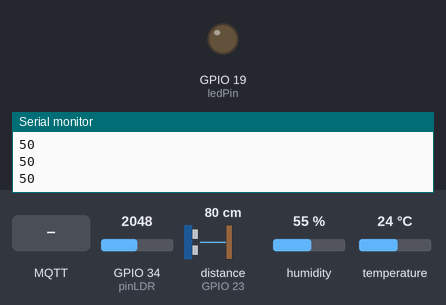
Simulated run of this sketch. Board: ESP32. On the bench: output pins drawn as LEDs (lit = HIGH), the last lines printed to the serial monitor. Wiring (inferred from the names in the program): ultrasonic range finder: trigger GPIO 22; echo GPIO 23. The test bench sets the inputs (shaded band); at power-on: GPIO 34 (pinLDR) = 2048, distance to the obstacle (sensor on GPIO 23) 80 cm, humidity 55 %, temperature 24 °C. The echo pulse lasts 58.3 µs per cm; WiFi joins after 1.5 s; servers stay silent unless stated; random numbers use the default seed unless the sketch sets one; no MQTT or app messages arrive unless stated; not simulated (calls return 0 or success): env.h; names the files do not define were given values by the test bench: BROKER_PORT = 1883; pins used as bus, display or sensor lines are not drawn.

Above: at 2.8 s.
2.9 s: MQTT message "Escuro" arrives on the first subscribed topic
At 4.2 s:
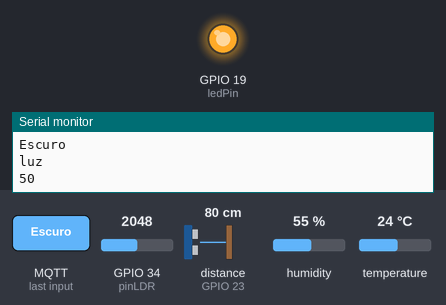
4.7 s: MQTT message "Claro" arrives on the first subscribed topic
At 5.8 s:
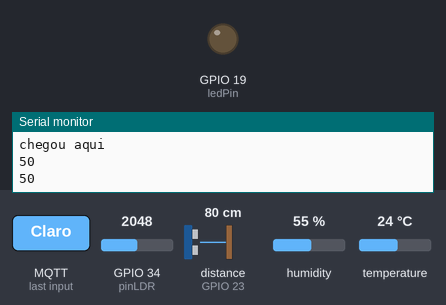
Timing chart, 0 to 7.7 s (numbered marks = the images above; inputs shaded):
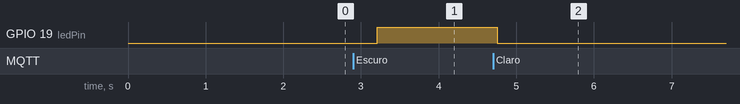

Measured:
- after the input at 2.9 s, GPIO 19 (ledPin): LOW → HIGH after 0.31 s
- after the input at 4.7 s, GPIO 19 (ledPin): HIGH → LOW after 0.05 s

The sketch:

S1.ino
```cpp
#include <WiFi.h> //biblioteca para gerenciar a conexão Wi-Fi do ESP32
#include <PubSubClient.h> //biblioteca para o protocolo MQTT (envio das mensagens e os tópicos)
#include <WiFiClientSecure.h> //cliente Wi-Fi seguro, essencial para MQTT sobre SSL/TLS
#include "env.h" //o arquivo local dos tópicos que a placa envia e se inscreve
#include <DHT.h> //biblioteca para o sensor de temperatura e umidade

/*

Roteirinho:

- Função da placa no sistema?
R: A placa S1 tem como objetivo o monitoramento do ambiente que o sistema se encontra, monitorando temperatura, umidade, presença e iluminação.

- O que exatamente a placa faz?
R: Ela recolhe dados dos sensores e envia eles via wifi pro broker

- Como ela contribui para o funcionamento geral do projeto?
R: Ela monitora o ambiente garantindo que é possível o pleno funcionamento da ferrovia e do sistema em si dentro dela.

- Quais tópicos a placa publica ou assina?
R: Ela publica os tópicos de presença, umidade, temperatura e luminosidade, e está inscrita no de luminosidade também, controlando um led com os dados recolhidos pelo sensor.

- Que tipo de informação é enviada/recebida em cada tópico?
R: A presença verifica a distância, e em uma certa distância específica em centímetros (10) ele retorna se o trem está presente ou ausente.
Na temperatura, o sensor publica o valor da temperatura medido pelo sensor, com um dígito decimal de precisão (configurado)

No tópico de luminosidade, se verifica a luz do ambiente medida pelo sensor, e em uma certa luminosidade específica, ele retorna se está claro ou escuro.
Com isso, ele assina nesse mesmo tópico, e quando recebido “Escuro”, um led está programado para acender, e apagar quando recebido “Claro”.

// Mapeamento dos pinos do que serão usados do ESP32 para os sensores e atuadores
4       / DHT
23     / Ultra_echo
22     / Ultra_trig
34     / LDR
*/

#define ledPin 19      //pino digital do led
#define pinLDR 34      //ldr
#define pinDHT 4       // pino digital do ESP32 para o DHT
#define DHTTYPE DHT11  // tipo de sensor: DHT11

#define TRIGGER_PIN 22
#define ECHO_PIN 23

//constantes de limite (não utilizadas, mas mntidas para contexto)
const float LIMITAR_TEMPERATURA = 28.0;  // acima de 28.0°C é considerado "Quente"
const float LIMITAR_UMIDADE = 60.0;      // acima de 60.0% é considerado "Úmido"

DHT dht(pinDHT, DHTTYPE); // criação do objeto DHT, passando o pino e o tipo de sensor

WiFiClientSecure wifi_client;
PubSubClient mqtt(wifi_client);

void setup() {
  //inicializa a comunicação serial para debug e monitoramento
  Serial.begin(115200);

  wifi_client.setInsecure();

  //configuração de pinos:
  dht.begin(); //inicialização do sensor dht

  pinMode(19, OUTPUT); //led

  pinMode(TRIGGER_PIN, OUTPUT); //sensor ultrassônico
  pinMode(ECHO_PIN, INPUT);

  //conexão Wi-Fi (validação e lógica)

  // inicia a conexão Wi-Fi usando credenciais do em "env.h"
  WiFi.begin(WIFI_SSID, WIFI_PASS);
  Serial.println("Conectando no WiFi");

  // espera até a conexão ser estabelecida, imprimindo um ponto a cada 200ms
  while (WiFi.status() != WL_CONNECTED) {
    Serial.print(".");
    delay(200);
  }

  Serial.println("Conectado com sucesso!");

  mqtt.setServer(BROKER_URL, BROKER_PORT);  //isso aí cria um nome aleatório que aparece pra plaquinha, que é "S1-" + um código aleatório qualquer
  String clientID = "S1-";
  clientID += String(random(0xffff), HEX);
  Serial.println("Conectando ao broker...");
  // tenta conectar ao broker com o ID único e as credenciais do usuário/senha
  // o loop continua tentando até a conexão ser bem-sucedida
  while (mqtt.connect(clientID.c_str(), BROKER_USR_ID, BROKER_USR_PASS) == 0) {
    Serial.println(".");
    delay(200);
  }

  // se a conexão for bem-sucedida, subscreve aos tópicos que a placa precisa ouvir
  // (receber mensagens de outras placas)
  mqtt.subscribe(TOPIC_PRESENCE_1);  //conectando a inscrição no tópico com outra placa de msm tópico
  mqtt.subscribe(TOPIC_UMID_1);
  mqtt.subscribe(TOPIC_TEMP_1);
  mqtt.subscribe(TOPIC_LUMI_1);

  // define a função que será chamada sempre que uma mensagem for recebida em um tópico subscrito
  mqtt.setCallback(callback);
  mqtt.setCallback(callback);
  Serial.println("\nConectado ao broker!");
}

//função de ler distância (em cm):
long lerDistancia() {
  digitalWrite(TRIGGER_PIN, LOW);
  delayMicroseconds(2);
  digitalWrite(TRIGGER_PIN, HIGH);
  delayMicroseconds(10);
  digitalWrite(TRIGGER_PIN, LOW);

  long duracao = pulseIn(ECHO_PIN, HIGH);
  long distancia = duracao * 349.24 / 2 / 10000;

  return distancia;
}

void loop() {
  int luz = map(analogRead(pinLDR), 0, 4095, 0, 100);
  Serial.println(luz);
  if (luz > 95) {
    mqtt.publish(TOPIC_LUMI_1, "Escuro");
    // digitalWrite(19, LOW);
  } else {
    mqtt.publish(TOPIC_LUMI_1, "Claro");
    // digitalWrite(19, HIGH);
  }


  float t = dht.readTemperature(); // leitura da temperatura em celsius

  // converte o float 't' para uma String, depois para const char*
  String tempString = String(t, 1); // 1 dígito decimal de precisão
  mqtt.publish(TOPIC_TEMP_1, tempString.c_str());// valor da temperatura lida pelo sensor

  // if (t > LIMITAR_TEMPERATURA){
  // } else {
  //   mqtt.publish(TOPIC_TEMP_1,"Frio");
  // }
  //adicionar o dado com um novo tópico, para o site


  float h = dht.readHumidity(); // leitura da umidade relativa

  // Converte o float 'h' para uma String, depois para const char*
  String umidString = String(h, 1);  // 1 dígito decimal de precisão
  mqtt.publish(TOPIC_UMID_1, umidString.c_str()); // valor da umidade lida pelo sensor

  //   if (h > LIMITAR_UMIDADE){
  // } else {
  //   mqtt.publish(TOPIC_UMID_1,"Seco");
  //adicionar o dado com um novo tópico, para o site


  long distancia = lerDistancia(); // chama a função para obter a distância em cm

  if (distancia < 10) {
    mqtt.publish(TOPIC_PRESENCE_1, "Presente"); // se algo estiver a menos de 10 cm (Considerado "Presente")
  } else {
    mqtt.publish(TOPIC_PRESENCE_1, "Ausente"); // se não houver nada próximo (Considerado "Ausente")
  }

  mqtt.loop();
  delay(500);
}

void callback(char* topic, byte* payload, unsigned long length) {  //callback para a conexão de inscrição

  String MensagemRecebida = "";

  for (int i = 0; i < length; i++) {  //pega cada letra de payload e junta a mensagem, bit por bit (letra por letra) - string legível
    MensagemRecebida += (char)payload[i];
  }

  Serial.println(MensagemRecebida);  //faz aqui o que quiser com a mensagem -> aqui vamos por o led, provavelmente

  // verifica se o tópico recebido é o TOPIC_LUMI_1 E se a mensagem é "Escuro", ligando a luz
  if (strcmp(topic, TOPIC_LUMI_1) == 0 && MensagemRecebida == "Escuro") {
    digitalWrite(ledPin, HIGH);
    Serial.println("luz ");

    // verifica se o tópico recebido é o TOPIC_LUMI_1 E se a mensagem é "Claro", apagando a luz
  } else if (strcmp(topic, TOPIC_LUMI_1) == 0 && MensagemRecebida == "Claro") {
    digitalWrite(ledPin, LOW);
    Serial.println("chegou aqui");
  }
}
```
